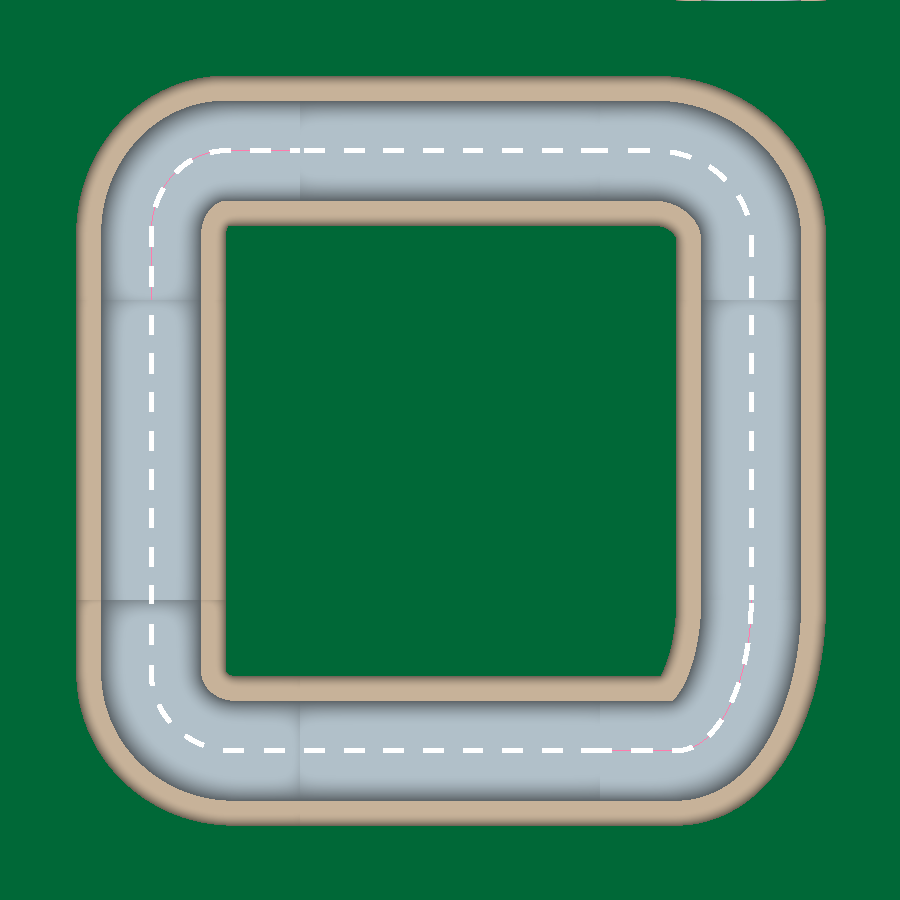

A 2D game scene composited from a Tiled map and its tileset images. What follows is a short description and the map's XML, with every tile layer's data as written:
An orthogonal 3x3 tile map with 300x300 px tiles, 1 tile layer (Tile Layer 1), 3 tilesets.

<map version="1.0" orientation="orthogonal" width="3" height="3" tilewidth="300" tileheight="300">
 <tileset firstgid="1" source="deco300.tsx" />
 <tileset firstgid="19" source="corners300.tsx" />
 <tileset firstgid="37" source="paths300.tsx" />
 <layer name="Tile Layer 1" width="3" height="3">
  <data>
   <tile gid="27" />
   <tile gid="29" />
   <tile gid="25" />
   <tile gid="30" />
   <tile gid="35" />
   <tile gid="30" />
   <tile gid="26" />
   <tile gid="29" />
   <tile gid="28" />
  </data>
 </layer>
</map>